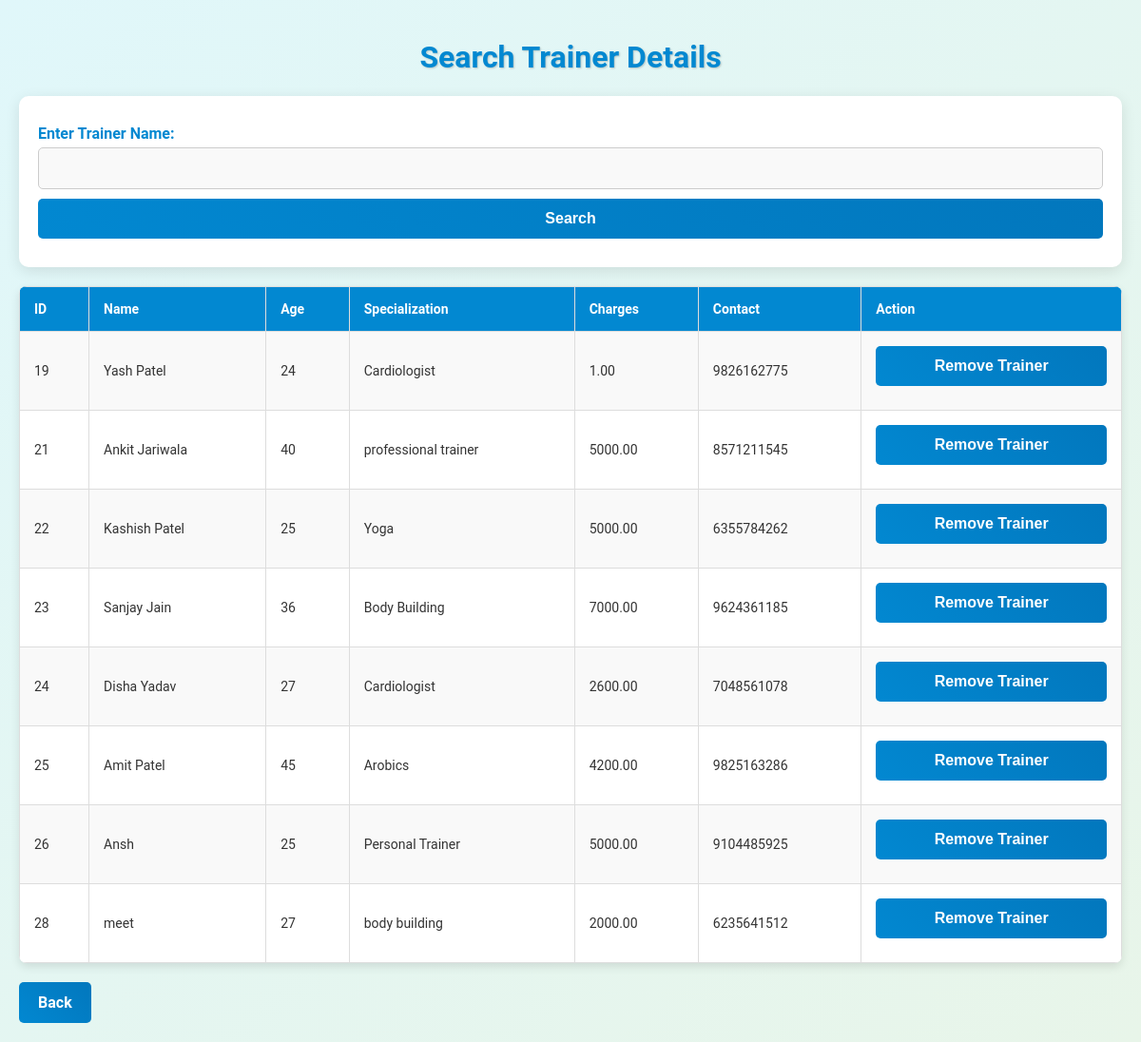
Screenshot of /trainer_page.php with the database file from the repository.
### tables this page shows
CREATE TABLE `tbl_trainers` (
  `trainer_id` int(11) NOT NULL,
  `trainer_name` varchar(100) NOT NULL,
  `age` int(11) NOT NULL,
  `specialization` varchar(100) NOT NULL,
  `charges` decimal(10,2) NOT NULL,
  `contact` varchar(10) NOT NULL
);

### trainer_page.php (the view, shortened to what this page needs)
<!DOCTYPE html>
<html lang="en">
<head>
</head>
<body>
    <h1>Search Trainer Details</h1>
    <?php
    $servername = "localhost";
    $username = "root";
    $password = "";
    $dbname = "gym_management";
    $conn = new mysqli($servername, $username, $password, $dbname);
    if ($_SERVER["REQUEST_METHOD"] == "POST" && isset($_POST['trainer_name'])) {
        $trainer_name = $_POST['trainer_name'];
        $stmt = $conn->prepare("SELECT * FROM tbl_trainers WHERE trainer_name LIKE ?");
        $searchTerm = "%" . $trainer_name . "%";
        $stmt->bind_param("s", $searchTerm);
        $stmt->execute();
        $result = $stmt->get_result();
        $showAll = false;
    } else {
        $stmt = $conn->prepare("SELECT * FROM tbl_trainers");
        $stmt->execute();
        $result = $stmt->get_result();
    }
    ?>
    <form method="post" class="form-section">
        <label for="trainer_name">Enter Trainer Name:</label>
        <input type="text" id="trainer_name" name="trainer_name">
        <button type="submit">Search</button>
    </form>
    <?php
    if ($result->num_rows > 0) {
        echo "<table>";
        echo "<tr><th>ID</th><th>Name</th><th>Age</th><th>Specialization</th><th>Charges</th><th>Contact</th><th>Action</th></tr>";
        while ($row = $result->fetch_assoc()) {
            echo "<tr>
                    <td>{$row['trainer_id']}</td>
                    <td>{$row['trainer_name']}</td>
                    <td>{$row['age']}</td>
                    <td>{$row['specialization']}</td>
                    <td>{$row['charges']}</td>
                    <td>{$row['contact']}</td>
                    <td>
                        <form method='post'>
                            <input type='hidden' name='remove_trainer_id' value='{$row['trainer_id']}'>
                            <button type='submit' name='remove_trainer'>Remove Trainer</button>
                        </form>
                    </td>
                  </tr>";
        }
        echo "</table>";
    } else {
        echo "<p>No trainer found.</p>";
    }
    ?>
    <a href="nevigation_page.php" class="logout-btn">Back</a>
</body>
</html>

### trainer_page.php (style rules this page uses)
body { font-family: 'Roboto', sans-serif; background: linear-gradient(to bottom right, #e0f7fa, #e8f5e9); margin: 0; padding: 20px; color: #333; }
h1, h2, h3 { color: #0288d1; text-align: center; text-shadow: 1px 1px 2px rgba(0, 0, 0, 0.2); }
.form-section { background: white; padding: 20px; margin: 20px 0; border-radius: 10px; box-shadow: 0 4px 15px rgba(0, 0, 0, 0.1); }
label { display: block; margin: 10px 0 5px; font-weight: bold; color: #0288d1; }
input[type="text"], select, button { width: 100%; padding: 12px; margin-bottom: 10px; border: 1px solid #ccc; border-radius: 5px; box-sizing: border-box; font-size: 16px; background-color: #f9f9f9; transition: all 0.3s ease; }
button { background: linear-gradient(45deg, #0288d1, #0277bd); color: white; border: none; font-size: 16px; font-weight: bold; cursor: pointer; transition: background 0.3s ease, transform 0.2s ease; }
table { width: 100%; border-collapse: collapse; margin: 20px 0; background-color: white; border-radius: 8px; overflow: hidden; box-shadow: 0 4px 10px rgba(0, 0, 0, 0.1); }
table th, table td { padding: 15px; border: 1px solid #ddd; text-align: left; font-size: 14px; }
table th { background-color: #0288d1; color: white; font-weight: bold; }
table tr:nth-child(even) { background-color: #f9f9f9; }
.logout-btn { display: inline-block; background: linear-gradient(45deg, #0288d1, #0277bd); color: white; padding: 12px 20px; text-decoration: none; border-radius: 5px; font-weight: bold; text-align: center; transition: background 0.3s ease, transform 0.2s ease; }

### rows the page displays
tbl_trainers: trainer_id "19", trainer_name "Yash Patel", age "24", specialization "Cardiologist", charges "1.00", contact "9826162775"
tbl_trainers: trainer_id "21", trainer_name "Ankit Jariwala", age "40", specialization "professional trainer", charges "5000.00", contact "8571211545"
tbl_trainers: trainer_id "22", trainer_name "Kashish Patel", age "25", specialization "Yoga", charges "5000.00", contact "6355784262"
tbl_trainers: trainer_id "23", trainer_name "Sanjay Jain", age "36", specialization "Body Building", charges "7000.00", contact "9624361185"
tbl_trainers: trainer_id "24", trainer_name "Disha Yadav", age "27", specialization "Cardiologist", charges "2600.00", contact "7048561078"
tbl_trainers: trainer_id "25", trainer_name "Amit Patel", age "45", specialization "Arobics", charges "4200.00", contact "9825163286"
tbl_trainers: trainer_id "26", trainer_name "Ansh", age "25", specialization "Personal Trainer", charges "5000.00", contact "9104485925"
tbl_trainers: trainer_id "28", trainer_name "meet", age "27", specialization "body building", charges "2000.00", contact "6235641512"
